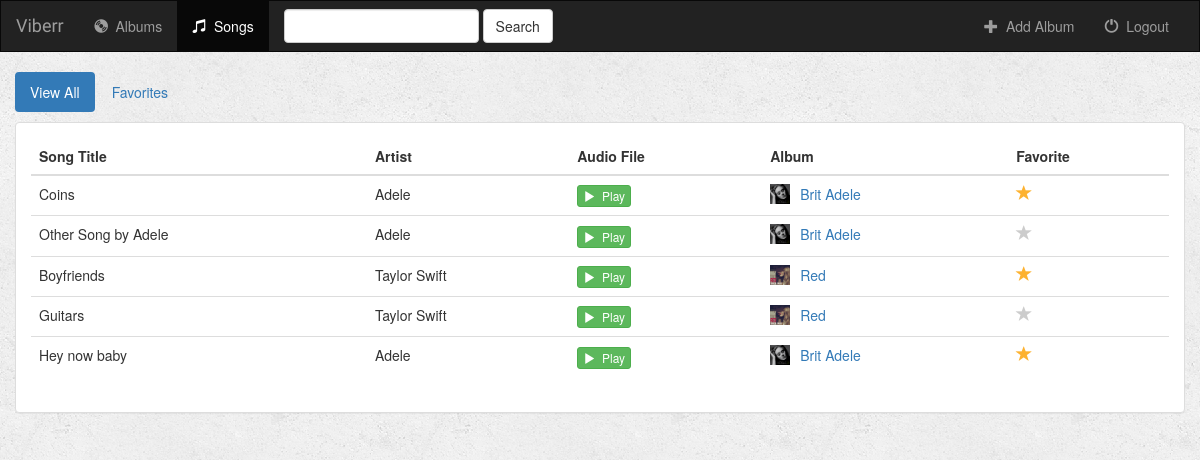
Screenshot of /music/songs/all/ (signed in) with the database file from the repository.
### music/models.py (models this page shows, shortened)
class Song(models.Model):
    objects = SongManager()
    album = models.ForeignKey(Album, on_delete=models.CASCADE)
    song_title = models.CharField(max_length=250)
    audio_file = models.FileField(default='')
    is_favorite = models.BooleanField(default=False)

class Album(models.Model):
    user = models.ForeignKey(User, on_delete=models.PROTECT)
    artist = models.CharField(max_length=250)
    album_title = models.CharField(max_length=500)
    genre = models.CharField(max_length=100)
    album_logo = models.FileField()
    is_favorite = models.BooleanField(default=False)

### music/views.py (the view)
# urls.py: url(r'^songs/(?P<filter_by>[a-zA_Z]+)/$', views.songs, name='songs'),
def songs(request, filter_by):
    if not request.user.is_authenticated():
        return render(request, 'music/login.html')
    else:
        try:
            song_ids = []
            for album in Album.objects.filter(user=request.user):
                for song in album.song_set.all():
                    song_ids.append(song.pk)
            users_songs = Song.objects.filter(pk__in=song_ids)
            if filter_by == 'favorites':
                users_songs = users_songs.filter(is_favorite=True)
        except Album.DoesNotExist:
            users_songs = []
        return render(request, 'music/songs.html', {
            'song_list': users_songs,
            'filter_by': filter_by,
        })

### music/templates/music/songs.html (shortened to what this page needs)
{% extends 'music/base.html' %}
{% block songs_active %}active{% endblock %}
{% block body %}
<div class="container-fluid songs-container">
    <div class="row">
        <div class="col-sm-12">
            <ul class="nav nav-pills" style="margin-bottom: 10px;">
                <li role="presentation" {% if filter_by == 'all' %}class="active"{% endif %}><a href="{% url 'music:songs' 'all' %}">View All</a></li>
                <li role="presentation" {% if filter_by == 'favorites' %}class="active"{% endif %}><a href="{% url 'music:songs' 'favorites' %}">Favorites</a></li>
            </ul>
        </div>
    </div>
    <div class="row">
        <div class="col-sm-12">
            <div class="panel panel-default">
                <div class="panel-body">
                    <table class="table">
                        <thead>
                            <tr>
                                <th>Song Title</th>
                                <th>Artist</th>
                                <th>Audio File</th>
                                <th>Album</th>
                                <th>Favorite</th>
                            </tr>
                        </thead>
                        <tbody>
                            {% for song in song_list %}
                                <tr>
                                    <td>{{ song.song_title }}</td>
                                    <td>{{ song.album.artist }}</td>
                                    <td>
                                        <a target="_blank" href="{{ song.audio_file.url }}">
                                            <button type="button" class="btn btn-success btn-xs">
                                                <span class="glyphicon glyphicon-play"></span>&nbsp; Play
                                            </button>
                                        </a>
                                    </td>
                                    <td>
                                        <a href="{% url 'music:detail' song.album.id %}">
                                            <img src="{{ song.album.album_logo.url }}" class="img-responsive" style="width: 20px; float: left; margin-right: 10px;" />
                                        </a>
                                        <a href="{% url 'music:detail' song.album.id %}">{{ song.album.album_title }}</a>
                                    </td>
                                    <td>
                                        <a href="{% url 'music:favorite' song.id %}" class="btn-favorite"><span class="glyphicon glyphicon-star {% if song.is_favorite %}active{% endif %}"></span></a>
                                    </td>
                                </tr>
                            {% endfor %}
                        </tbody>
                    </table>
                </div>
            </div>
        </div>
    </div>
</div>
{% endblock %}

### music/static/music/style.css (style rules this page uses)
body { background: white url("images/background.png"); }
.glyphicon-star { color: #CCCCCC; font-size: 16px; }
.glyphicon-star.active { color: #FDB230; }

### rows the page displays
Song: song_title "Coins", album.artist "Adele", album.album_logo (picture), album.album_title "Brit Adele", is_favorite True (drawn)
Song: song_title "Other Song by Adele", album.artist "Adele", album.album_logo (picture), album.album_title "Brit Adele", is_favorite False (drawn)
Song: song_title "Boyfriends", album.artist "Taylor Swift", album.album_logo (picture), album.album_title "Red", is_favorite True (drawn)
Song: song_title "Guitars", album.artist "Taylor Swift", album.album_logo (picture), album.album_title "Red", is_favorite False (drawn)
Song: song_title "Hey now baby", album.artist "Adele", album.album_logo (picture), album.album_title "Brit Adele", is_favorite True (drawn)
